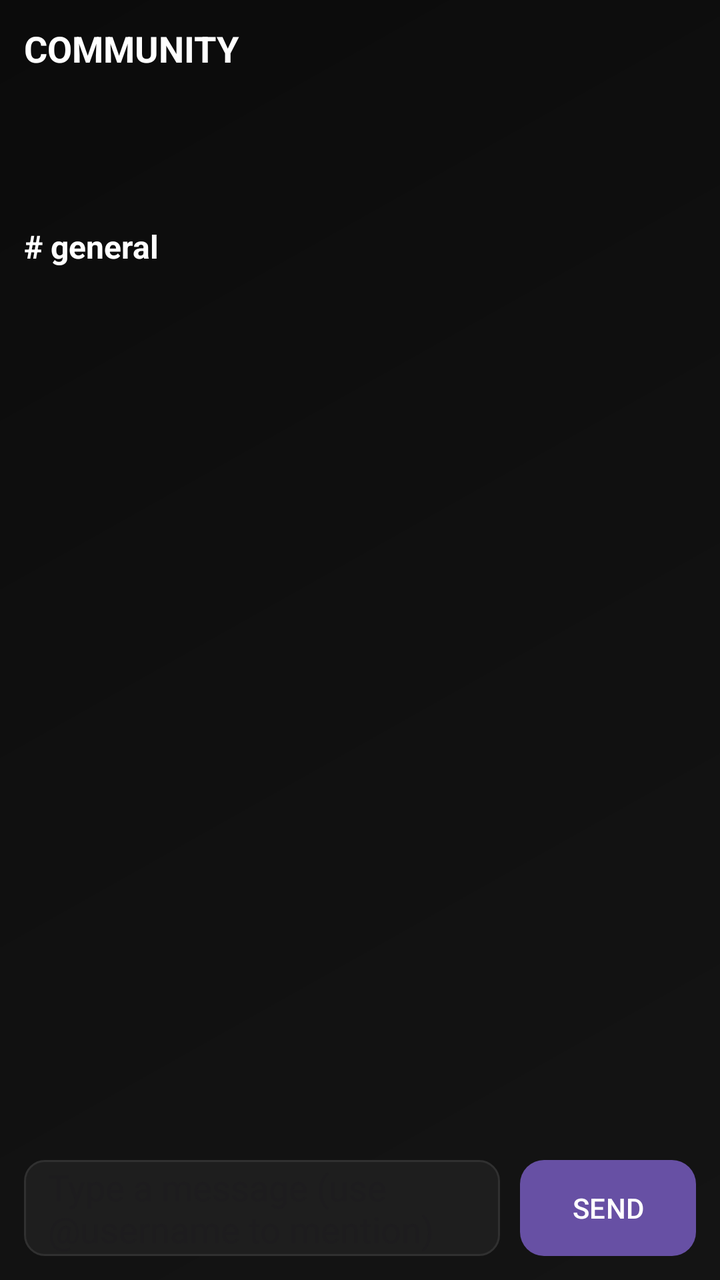
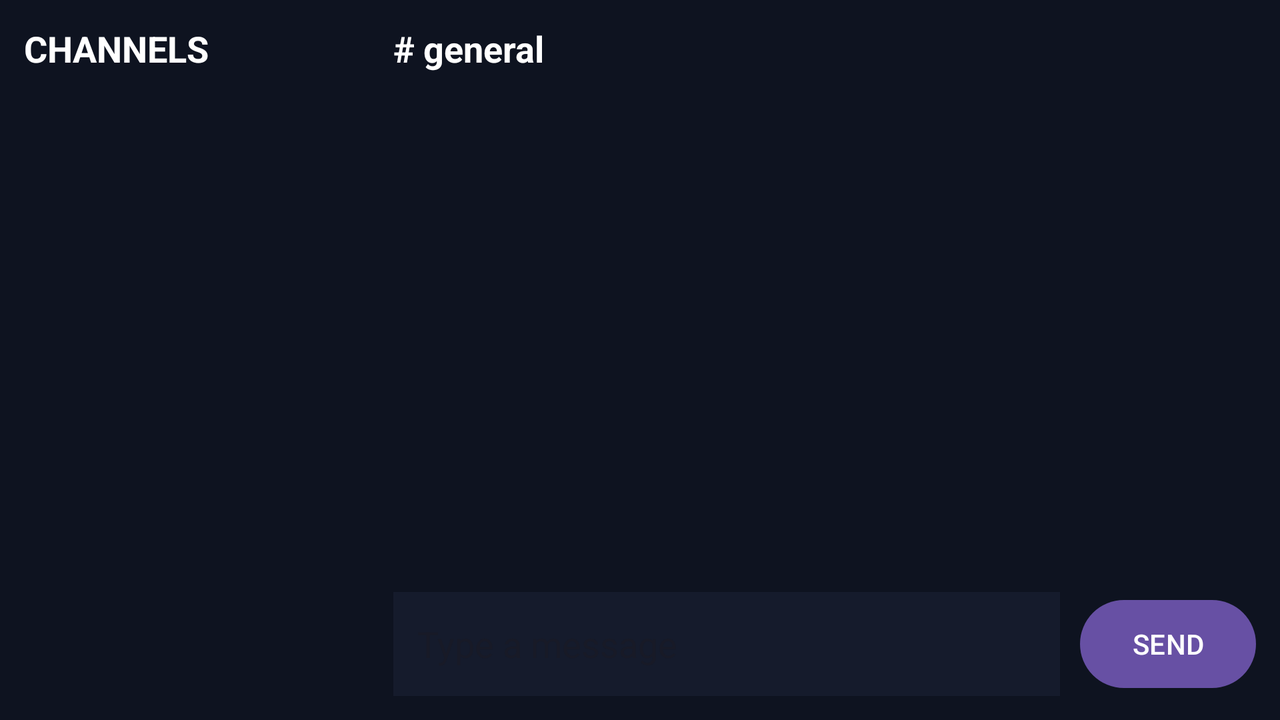

Compare how this app lays out the same screen by default and in its alternative resource folder. The renders come first, then the two layout files and the values they reference.
<!-- AndroidManifest.xml: application theme Theme.Network24 -->
<!-- res/layout/activity_chat_hub.xml -->
<?xml version="1.0" encoding="utf-8"?>
<androidx.constraintlayout.widget.ConstraintLayout
    xmlns:android="http://schemas.android.com/apk/res/android"
    xmlns:app="http://schemas.android.com/apk/res-auto"
    android:layout_width="match_parent"
    android:layout_height="match_parent"
    android:background="@drawable/bg_dashboard"
    android:padding="12dp">

    <TextView
        android:id="@+id/tvHeader"
        android:layout_width="0dp"
        android:layout_height="wrap_content"
        android:text="COMMUNITY"
        android:textColor="#FFFFFF"
        android:textSize="18sp"
        android:textStyle="bold"
        app:layout_constraintTop_toTopOf="parent"
        app:layout_constraintStart_toStartOf="parent"
        app:layout_constraintEnd_toEndOf="parent"/>

    <androidx.recyclerview.widget.RecyclerView
        android:id="@+id/rvRooms"
        android:layout_width="0dp"
        android:layout_height="56dp"
        android:layout_marginTop="10dp"
        android:clipToPadding="false"
        android:overScrollMode="never"
        app:layout_constraintTop_toBottomOf="@id/tvHeader"
        app:layout_constraintStart_toStartOf="parent"
        app:layout_constraintEnd_toEndOf="parent"/>

    <TextView
        android:id="@+id/tvRoomTitle"
        android:layout_width="0dp"
        android:layout_height="wrap_content"
        android:layout_marginTop="10dp"
        android:text="# general"
        android:textColor="#FFFFFF"
        android:textStyle="bold"
        android:textSize="16sp"
        app:layout_constraintTop_toBottomOf="@id/rvRooms"
        app:layout_constraintStart_toStartOf="parent"
        app:layout_constraintEnd_toEndOf="parent"/>

    <androidx.recyclerview.widget.RecyclerView
        android:id="@+id/rvMessages"
        android:layout_width="0dp"
        android:layout_height="0dp"
        android:layout_marginTop="8dp"
        android:clipToPadding="false"
        android:paddingBottom="10dp"
        app:layout_constraintTop_toBottomOf="@id/tvRoomTitle"
        app:layout_constraintBottom_toTopOf="@id/bottomBar"
        app:layout_constraintStart_toStartOf="parent"
        app:layout_constraintEnd_toEndOf="parent"/>

    <LinearLayout
        android:id="@+id/bottomBar"
        android:layout_width="0dp"
        android:layout_height="wrap_content"
        android:orientation="vertical"
        android:paddingTop="8dp"
        app:layout_constraintBottom_toBottomOf="parent"
        app:layout_constraintStart_toStartOf="parent"
        app:layout_constraintEnd_toEndOf="parent">

        <LinearLayout
            android:id="@+id/replyBar"
            android:layout_width="match_parent"
            android:layout_height="wrap_content"
            android:orientation="horizontal"
            android:gravity="center_vertical"
            android:paddingStart="10dp"
            android:paddingEnd="6dp"
            android:paddingTop="5dp"
            android:paddingBottom="5dp"
            android:background="@color/card"
            android:visibility="gone">

            <TextView
                android:id="@+id/tvReplyPreview"
                android:layout_width="0dp"
                android:layout_height="wrap_content"
                android:layout_weight="1"
                android:text="↩ Replying to John\nOriginal message"
                android:textColor="#AFC7EA"
                android:textSize="11sp"
                android:maxLines="2"
                android:ellipsize="end" />

            <Button
                android:id="@+id/btnCancelReply"
                android:layout_width="wrap_content"
                android:layout_height="36dp"
                android:text="×"
                android:textSize="18sp"
                android:minWidth="44dp"
                android:padding="0dp" />
        </LinearLayout>

        <LinearLayout
            android:layout_width="match_parent"
            android:layout_height="wrap_content"
            android:orientation="horizontal"
            android:gravity="center_vertical"
            android:paddingTop="6dp">

            <EditText
                android:id="@+id/etMessage"
                android:layout_width="0dp"
                android:layout_height="48dp"
                android:layout_weight="1"
                android:hint="Type a message (use @username to mention)"
                android:textColor="#FFFFFF"
                android:background="@drawable/bg_interactive_chip"
                android:paddingStart="12dp"
                android:paddingEnd="12dp"
                android:inputType="textCapSentences|textMultiLine"
                android:maxLines="3" />

            <Button
                android:id="@+id/btnSend"
                android:layout_width="wrap_content"
                android:layout_height="48dp"
                android:layout_marginStart="10dp"
                android:background="@drawable/bg_primary_action"
                android:text="SEND"
                android:textColor="@color/text_primary"
                android:focusable="true"/>
        </LinearLayout>
    </LinearLayout>

</androidx.constraintlayout.widget.ConstraintLayout>
<!-- resources referenced by this layout -->
<resources>
  <color name="card">#1E1E1E</color>
  <color name="text_primary">#FFFFFF</color>
  <!-- drawable bg_dashboard (drawable) -->
  <?xml version="1.0" encoding="utf-8"?>
  <shape xmlns:android="http://schemas.android.com/apk/res/android">
  
      <gradient
          android:angle="135"
          android:startColor="#141414"
          android:centerColor="#101010"
          android:endColor="#0B0B0B"/>
  
  </shape>
  <!-- drawable bg_interactive_chip (drawable) -->
  <?xml version="1.0" encoding="utf-8"?>
  <selector xmlns:android="http://schemas.android.com/apk/res/android">
      <item android:state_pressed="true"><shape><solid android:color="@color/selection_surface_pressed"/><corners android:radius="10dp"/><stroke android:width="2dp" android:color="@color/selection_stroke"/></shape></item>
      <item android:state_hovered="true"><shape><solid android:color="@color/selection_surface"/><corners android:radius="10dp"/><stroke android:width="2dp" android:color="@color/selection_stroke"/></shape></item>
      <item android:state_focused="true"><shape><solid android:color="@color/selection_surface"/><corners android:radius="10dp"/><stroke android:width="2dp" android:color="@color/selection_stroke"/></shape></item>
      <item><shape><solid android:color="@color/card"/><corners android:radius="10dp"/><stroke android:width="1dp" android:color="@color/divider"/></shape></item>
  </selector>
  <!-- drawable bg_primary_action (drawable) -->
  <?xml version="1.0" encoding="utf-8"?>
  <selector xmlns:android="http://schemas.android.com/apk/res/android">
      <item android:state_pressed="true"><shape><solid android:color="@color/primary_dark"/><corners android:radius="12dp"/></shape></item>
      <item android:state_hovered="true"><shape><solid android:color="@color/selection_surface"/><corners android:radius="12dp"/><stroke android:width="2dp" android:color="@color/selection_stroke"/></shape></item>
      <item android:state_focused="true"><shape><solid android:color="@color/selection_surface"/><corners android:radius="12dp"/><stroke android:width="2dp" android:color="@color/selection_stroke"/></shape></item>
      <item><shape><solid android:color="@color/primary"/><corners android:radius="12dp"/></shape></item>
  </selector>
  <style name="Theme.Network24" parent="Base.Theme.Network24" />
  <color name="selection_surface_pressed">#512D31</color>
  <color name="selection_stroke">#FFFFFF</color>
  <color name="selection_surface">#3A2528</color>
  <color name="divider">#303030</color>
  <color name="primary_dark">#B8141A</color>
  <color name="primary">#D71920</color>
  <style name="Base.Theme.Network24" parent="Theme.Material3.DayNight.NoActionBar">
  
          <item name="android:windowBackground">@color/background</item>
  
      </style>
  <color name="background">#101010</color>
</resources>
<!-- res/layout-w600dp/activity_chat_hub.xml (the repository's variant of the layout above) -->
<!-- drawn on the phone turned sideways -->
<?xml version="1.0" encoding="utf-8"?>
<androidx.constraintlayout.widget.ConstraintLayout
    xmlns:android="http://schemas.android.com/apk/res/android"
    xmlns:app="http://schemas.android.com/apk/res-auto"
    android:layout_width="match_parent"
    android:layout_height="match_parent"
    android:background="#0E1320"
    android:padding="12dp">

    <androidx.constraintlayout.widget.Guideline
        android:id="@+id/guidelineRooms"
        android:layout_width="wrap_content"
        android:layout_height="wrap_content"
        android:orientation="vertical"
        app:layout_constraintGuide_percent="0.30" />

    
    <TextView
        android:id="@+id/tvHeader"
        android:layout_width="0dp"
        android:layout_height="wrap_content"
        android:text="CHANNELS"
        android:textColor="#FFFFFF"
        android:textSize="18sp"
        android:textStyle="bold"
        app:layout_constraintTop_toTopOf="parent"
        app:layout_constraintStart_toStartOf="parent"
        app:layout_constraintEnd_toStartOf="@id/guidelineRooms"/>

    <androidx.recyclerview.widget.RecyclerView
        android:id="@+id/rvRooms"
        android:layout_width="0dp"
        android:layout_height="0dp"
        android:layout_marginTop="10dp"
        android:clipToPadding="false"
        android:paddingBottom="10dp"
        app:layout_constraintTop_toBottomOf="@id/tvHeader"
        app:layout_constraintBottom_toBottomOf="parent"
        app:layout_constraintStart_toStartOf="parent"
        app:layout_constraintEnd_toStartOf="@id/guidelineRooms"/>

    
    <TextView
        android:id="@+id/tvRoomTitle"
        android:layout_width="0dp"
        android:layout_height="wrap_content"
        android:text="# general"
        android:textColor="#FFFFFF"
        android:textStyle="bold"
        android:textSize="18sp"
        app:layout_constraintTop_toTopOf="parent"
        app:layout_constraintStart_toEndOf="@id/guidelineRooms"
        app:layout_constraintEnd_toEndOf="parent"/>

    <androidx.recyclerview.widget.RecyclerView
        android:id="@+id/rvMessages"
        android:layout_width="0dp"
        android:layout_height="0dp"
        android:layout_marginTop="10dp"
        android:clipToPadding="false"
        android:paddingBottom="10dp"
        app:layout_constraintTop_toBottomOf="@id/tvRoomTitle"
        app:layout_constraintBottom_toTopOf="@id/bottomBar"
        app:layout_constraintStart_toEndOf="@id/guidelineRooms"
        app:layout_constraintEnd_toEndOf="parent"/>

    <LinearLayout
        android:id="@+id/bottomBar"
        android:layout_width="0dp"
        android:layout_height="wrap_content"
        android:orientation="horizontal"
        android:gravity="center_vertical"
        android:paddingTop="8dp"
        app:layout_constraintBottom_toBottomOf="parent"
        app:layout_constraintStart_toEndOf="@id/guidelineRooms"
        app:layout_constraintEnd_toEndOf="parent">

        <EditText
            android:id="@+id/etMessage"
            android:layout_width="0dp"
            android:layout_height="52dp"
            android:layout_weight="1"
            android:hint="Type a message"
            android:textColor="#FFFFFF"
            android:background="#151B2C"
            android:paddingStart="12dp"
            android:paddingEnd="12dp"
            android:inputType="textCapSentences|textMultiLine"
            android:maxLines="3" />

        <Button
            android:id="@+id/btnSend"
            android:layout_width="wrap_content"
            android:layout_height="52dp"
            android:layout_marginStart="10dp"
            android:text="SEND"
            android:focusable="true"/>

    </LinearLayout>

</androidx.constraintlayout.widget.ConstraintLayout>
<!-- resources referenced by the variant -->
<!-- as the phone turned sideways resolves them -->
<resources>
  <style name="Theme.Network24" parent="Base.Theme.Network24" />
  <style name="Base.Theme.Network24" parent="Theme.Material3.DayNight.NoActionBar">
  
          <item name="android:windowBackground">@color/background</item>
  
      </style>
  <color name="background">#101010</color>
</resources>
